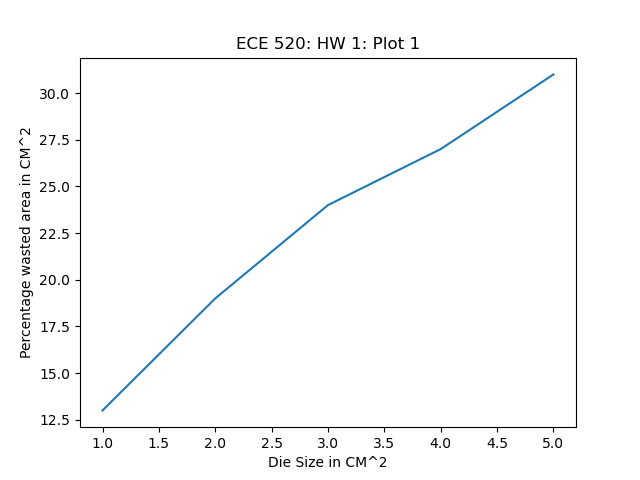

Write Python code to recreate this figure.
#!/usr/bin/python3

import math
import matplotlib.pyplot as plot

data = []
wafer_diameter_cm = (8 * 2.54)

for diesize in range(1,6):
    wasted_dies = math.floor((math.pi * wafer_diameter_cm) / math.sqrt(2 * (diesize)))
    total_dies = math.floor((math.pi * (wafer_diameter_cm / 2) ** 2) / (diesize))
    percentage_wasted_area = math.floor((wasted_dies / total_dies) * 100)
    print ("diesize(",diesize,") - wasted(",wasted_dies,") - total_dies(",total_dies,") - percentage_wasted(",percentage_wasted_area,")")
    data.insert(diesize, percentage_wasted_area)

plot.plot(range(1,6), data)
plot.title('ECE 520: HW 1: Plot 1')
plot.ylabel('Percentage wasted area in CM^2')
plot.xlabel('Die Size in CM^2')

plot.show()
